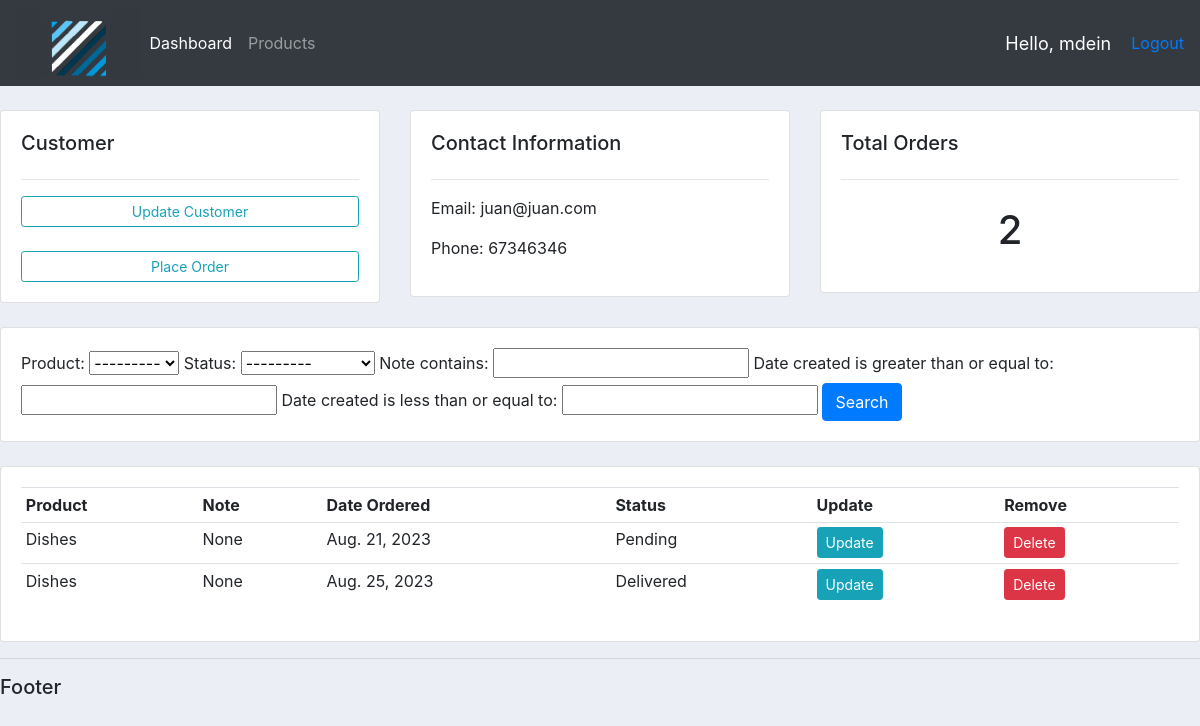
/customer/2 (signed in), run on the app's committed database.
### accounts/models.py (models this page shows, shortened)
class Customer (models.Model):
    user = models.OneToOneField(User, null=True, blank=True, on_delete=models.CASCADE)
    name = models.CharField (max_length=200,null=True)
    phone = models.CharField (max_length=200,null=True)
    email = models.EmailField (max_length=200,null=True)
    profile_pic = models.ImageField (default= 'avatar1.png', null=True, blank=True)
    date_created = models.DateField (auto_now_add=True,null=True)

class Order (models.Model):
    STATUS = (
        ('Pending', 'Pending'),
        ('Out of delivery', 'Out of delivery'),
        ('Delivered', 'Delivered'),
    )
    customer = models.ForeignKey(Customer, null=True, on_delete=models.SET_NULL)
    product =  models.ForeignKey(Product, null=True, on_delete=models.SET_NULL)
    date_created = models.DateField (auto_now_add=True,null=True)
    status = models.CharField (max_length=200,null=True, choices=STATUS) #CADA VEZ QUE CREO UNA ORDEN TIENE UN MENÚ DESPLEGABLE CON LAS OPCIONES STATUS
    note = models.CharField (max_length=200,null=True)

class Product(models.Model):
    CATEGORY = (
        ('Indoor', 'Indoor'),
        ('Out Door', 'Out Door'),
    )
    name = models.CharField (max_length=200,null=True)
    price = models.FloatField(null=True)
    category = models.CharField (max_length=200,null=True, choices = CATEGORY)
    description = models.CharField (max_length=200,null=True, blank=True)
    date_created = models.DateField (auto_now_add=True,null=True)
    tags = models.ManyToManyField(Tag)
    def __str__(self):
        return self.name

### accounts/decorators.py (the view)
        def wrapper_func(request, *args, **kwargs):
            group = None
            if request.user.groups.exists():
                group = request.user.groups.all()[0].name
            if group in allowed_roles:
                return view_func(request, *args, **kwargs)
            else:
                return HttpResponse('You are not allowed to view this page')

### accounts/views.py (called while the page is built)
@login_required(login_url='login')
@allowed_users(allowed_roles=['admin'])
def customer (request, pk):
    customer = Customer.objects.get(id=pk)
    orders = customer.order_set.all()
    order_count = orders.count()
    myFilter = OrderFilter(request.GET, queryset=orders)
    orders = myFilter.qs
    context = {'customer': customer, 'orders': orders, 'order_count': order_count, 'myFilter': myFilter}
    return render (request, 'accounts/customer.html', context)

### accounts/templates/accounts/customer.html
{% extends 'accounts/main.html' %}
{% block content %}
<br>
<div class ="row">
    <div class="col-md">
        <div class="card card-body">
            <h5>Customer</h5>
            <hr>
            <a class="btn btn-outline-info btn-sm btn block" href="">Update Customer</a>
            <br>
            <a class="btn btn-outline-info btn-sm btn block" href="{%url 'create_order' customer.id%}">Place Order </a>
        </div>
    </div>
    <div class="col-md">
        <div class="card card-body">
            <h5> Contact Information</h5>
            <hr>
            <p>Email: {{customer.email}}</p>
            <p>Phone: {{customer.phone}}</p>
        </div>
    </div>
    <div class="col-md">
        <div class="card card-body">
            <h5>Total Orders</h5>
            <hr>
            <h1 style="text-align: center; padding: 10px">{{order_count}}</h1>
        </div>
    </div>
</div>
<br>
<div class ="row">
    <div class="col">
        <div class="card card-body">
            <form method="get">
                {{myFilter.form}}
            <button class="btn btn-primary" type="submit">Search</button>
            </form>
        </div>
    </div>
</div>
<br>
<div class ="row">
    <div class="col-md">
        <div class="card card-body">
            <table class="table table-sm">
                <tr>
                    <th>Product</th>
                    <th>Note</th>
                    <th>Date Ordered</th>
                    <th>Status</th>
                    <th>Update</th>
                    <th>Remove</th>
                </tr>
                {%for order in orders%}
            <tr>
                <td>{{order.product}}</td>
                <td>{{order.note}}</td>
                <td>{{order.date_created}}</td>
                <td>{{order.status}}</td>
                <td><a class="btn btn-sm btn-info" href="{%url 'update_order' order.id%}"> Update</a></td>
                    <td><a class="btn btn-sm btn-danger" href="{%url 'delete_order' order.id%}"> Delete</a></td>
            </tr>
                {%endfor%}
            </table>
        </div>
    </div>
</div>
            {% endblock %}

### accounts/templates/accounts/navbar.html (shortened to what this page needs)
{% load static %}
<nav class="navbar navbar-expand-lg navbar-dark bg-dark">
    <img src ="{% static 'images/logo.png' %}" style="height: 70px">
    <div class="collapse navbar-collapse" id="navbarNav">
      <ul class="navbar-nav">
        {% if request.user.is_staff %}
        <li class="nav-item active">
          <a class="nav-link" href="{% url 'home' %}">Dashboard</a>
        </li>
        <li class="nav-item">
          <a class="nav-link" href="{% url 'products' %}">Products</a>
        </li>
        {%else%}
        <li class="nav-item">
          <a class="nav-link" href="{% url 'account' %}">Settings</a>
        </li>
        {%endif%}
      </ul>
    </div>
  <span class="hello-msg"> Hello, {{request.user}} </span>
  <span> <a href="{%url 'logout' %}"> Logout </a> </span>
  </nav>

### static/css/main.css (style rules this page uses)
body { background-color: #ebeff5; }

### accounts/templates/accounts/navbar.html (style rules this page uses)
.hello-msg { font-size:18px; color: #fff; margin-right:20px; }

### data on the page
Customer: email "juan@juan.com", phone "67346346"
Order: product "Dishes", note "None", date_created "Aug. 21, 2023", status "Pending"
Order: product "Dishes", note "None", date_created "Aug. 25, 2023", status "Delivered"

### other printed values
{{ request.user }} "mdein"
{{ order_count }} "2"
